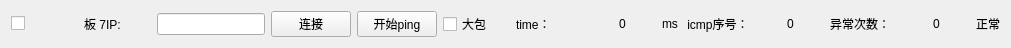
    <widget class="QWidget" name="horizontalLayoutWidget_7">
     <property name="geometry">
      <rect>
       <x>20</x>
       <y>240</y>
       <width>1011</width>
       <height>31</height>
      </rect>
     </property>
     <layout class="QHBoxLayout" name="horizontalLayout_7">
      <item>
       <widget class="QCheckBox" name="ip_enable_7">
        <property name="text">
         <string/>
        </property>
       </widget>
      </item>
      <item>
       <widget class="QLabel" name="label_26">
        <property name="text">
         <string>板 7IP:</string>
        </property>
       </widget>
      </item>
      <item>
       <widget class="QLineEdit" name="ip_Text_7">
        <property name="sizePolicy">
         <sizepolicy hsizetype="Fixed" vsizetype="Fixed">
          <horstretch>0</horstretch>
          <verstretch>0</verstretch>
         </sizepolicy>
        </property>
        <property name="alignment">
         <set>Qt::AlignCenter</set>
        </property>
       </widget>
      </item>
      <item>
       <widget class="QPushButton" name="m_pBtnConnect_7">
        <property name="text">
         <string>连接</string>
        </property>
       </widget>
      </item>
      <item>
       <widget class="QPushButton" name="pingButton_7">
        <property name="text">
         <string>开始ping</string>
        </property>
       </widget>
      </item>
      <item>
       <widget class="QCheckBox" name="bigpack_7">
        <property name="text">
         <string>大包</string>
        </property>
       </widget>
      </item>
      <item>
       <widget class="QLabel" name="label_27">
        <property name="text">
         <string>time：</string>
        </property>
       </widget>
      </item>
      <item>
       <widget class="QLabel" name="time_val_7">
        <property name="text">
         <string>0</string>
        </property>
        <property name="alignment">
         <set>Qt::AlignCenter</set>
        </property>
       </widget>
      </item>
      <item>
       <widget class="QLabel" name="label_28">
        <property name="sizePolicy">
         <sizepolicy hsizetype="Fixed" vsizetype="Preferred">
          <horstretch>0</horstretch>
          <verstretch>0</verstretch>
         </sizepolicy>
        </property>
        <property name="text">
         <string>ms</string>
        </property>
       </widget>
      </item>
      <item>
       <widget class="QLabel" name="label_29">
        <property name="text">
         <string> icmp序号：</string>
        </property>
       </widget>
      </item>
      <item>
       <widget class="QLabel" name="icmp_count_7">
        <property name="text">
         <string>0</string>
        </property>
        <property name="alignment">
         <set>Qt::AlignCenter</set>
        </property>
       </widget>
      </item>
      <item>
       <widget class="QLabel" name="error_text_7">
        <property name="text">
         <string>异常次数：</string>
        </property>
       </widget>
      </item>
      <item>
       <widget class="QLabel" name="error_count_7">
        <property name="text">
         <string>0</string>
        </property>
        <property name="alignment">
         <set>Qt::AlignCenter</set>
        </property>
       </widget>
      </item>
      <item>
       <widget class="QLabel" name="status_led_7">
        <property name="sizePolicy">
         <sizepolicy hsizetype="Fixed" vsizetype="Fixed">
          <horstretch>10</horstretch>
          <verstretch>10</verstretch>
         </sizepolicy>
        </property>
        <property name="text">
         <string>正常</string>
        </property>
       </widget>
      </item>
     </layout>
    </widget>
